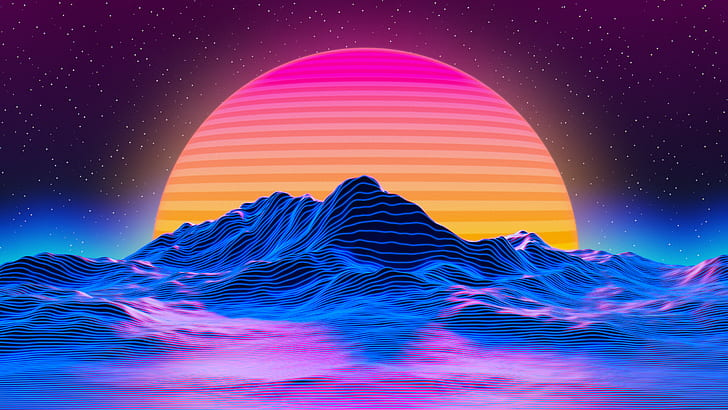
#> input picture picture.jpg, 728 x 410 px, given in place of the camera
$ python vid.py
#> lines starting #> are read from the running program, lines starting #| are printed output that depends on the picture; after the words box and inside, x2 and y2 are one past the last pixel; in counts of white or black regions, pixels touching at a corner belong together
import numpy as np
import cv2

cap = cv2.VideoCapture(0)

while True:
    _, frame = cap.read()
#> frame is the input picture: shape (410, 728, 3); mean B, G, R 140.8, 71.5, 98.1
    # Convert BGR to HSV
    hsv = cv2.cvtColor(frame, cv2.COLOR_BGR2HSV)
#> hsv: shape (410, 728, 3); mean H, S, V 120.9, 192.7, 166.5
    # define range of blue color in HSV
    lower_blue = np.array([100,50,50])
    upper_blue = np.array([130,255,255])
    # Threshold the HSV image to get only blue colors
    mask = cv2.inRange (hsv, lower_blue, upper_blue)
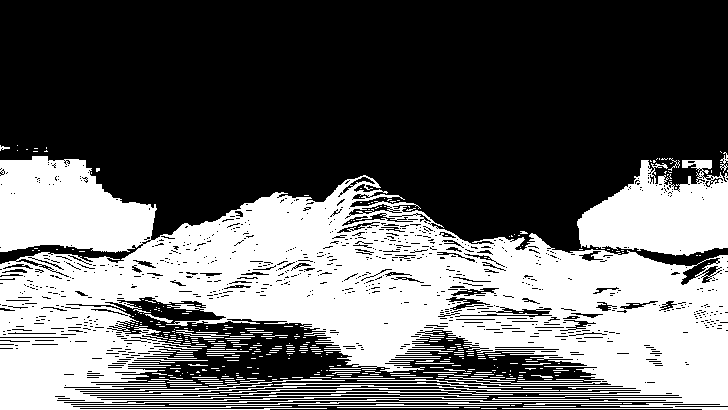
#> mask: shape (410, 728); 39% white; 393 white regions (340 under 20 px)
    bluecnts = cv2.findContours(mask.copy(),
                              cv2.RETR_EXTERNAL,
                              cv2.CHAIN_APPROX_SIMPLE)[-2]
#> bluecnts = 73 contours, 68 with area under 20; largest, box (x1, y1, x2, y2) and area: (0, 156, 728, 410) 132928, (577, 160, 728, 256) 9622, (720, 152, 728, 173) 37, (169, 402, 522, 405) 35, (298, 404, 510, 406) 28

    if len(bluecnts)>0:
        blue_area = max(bluecnts, key=cv2.contourArea)
#> blue_area = contour of 966 points, box (x1, y1, x2, y2) (0, 156, 728, 410), area 132928
        (xg,yg,wg,hg) = cv2.boundingRect(blue_area)
#> xg = 0; yg = 156; wg = 728; hg = 254
        cv2.rectangle(frame,(xg,yg),(xg+wg, yg+hg),(0,255,0),2)
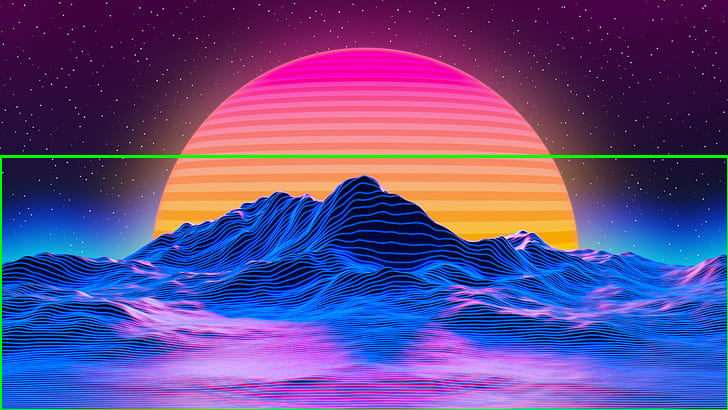
#> frame: shape (410, 728, 3); 1.23% of pixels changed, all inside (x1, y1, x2, y2) = (0, 155, 728, 410)

    cv2.imshow('frame',frame)
    #cv2.imshow('mask',mask)

    k = cv2.waitKey(5)
#> (key Esc is pressed here)
    if k == 27:
        break

cap.release()
cv2.destroyAllWindows()

$ run again, on HSV color values.png
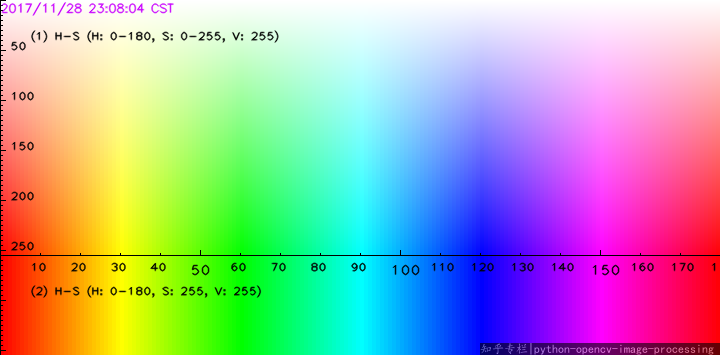
#> input picture HSV color values.png, 720 x 355 px, given in place of the camera
#> frame is the input picture: shape (355, 720, 3); mean B, G, R 170.7, 171.1, 169.8
#> hsv: shape (355, 720, 3); mean H, S, V 89.4, 162.1, 249.9
#> `mask = cv2.inRange (hsv, lower_blue, upper_blue)`:
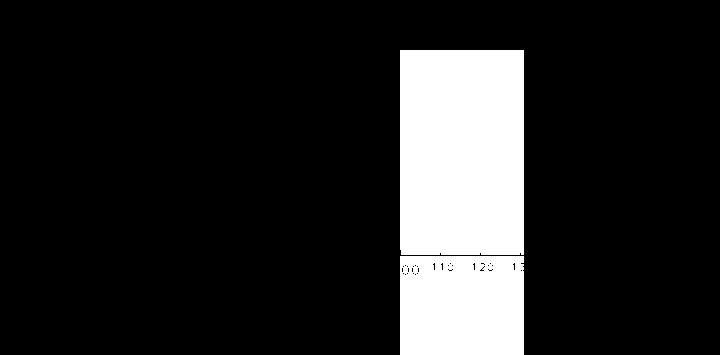
#> mask: shape (355, 720); 14.7% white; 2 white regions
#> bluecnts = 2 contours; box (x1, y1, x2, y2) and area: (400, 50, 524, 255) 25078, (400, 256, 524, 355) 12047
#> blue_area = contour of 21 points, box (x1, y1, x2, y2) (400, 50, 524, 255), area 25078
#> xg = 400; yg = 50; wg = 124; hg = 205
#> `cv2.rectangle(frame,(xg,yg),(xg+wg, yg+hg),(0,255,0),2)`:
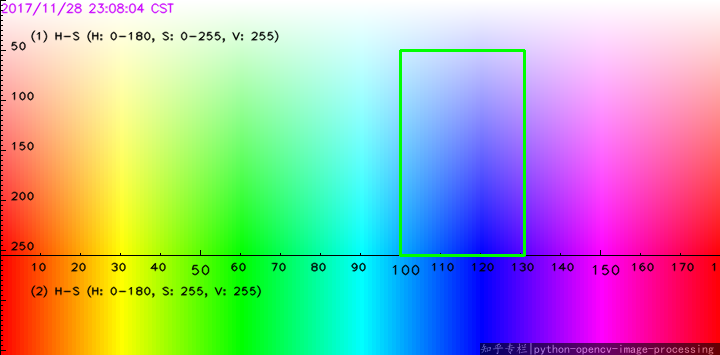
#> frame: shape (355, 720, 3); 0.77% of pixels changed, all inside (x1, y1, x2, y2) = (399, 49, 526, 257)
